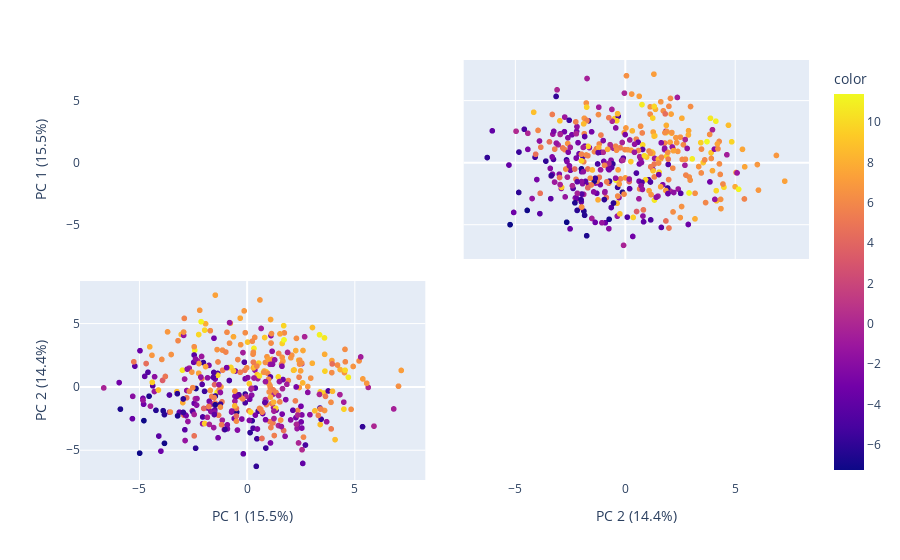

The notebook cell this image was saved under:
### Code cell
fig = px.scatter_matrix(
    components,
    labels=labels,
    dimensions = range(2),
    color=df['Stability']
)
fig.update_traces(diagonal_visible=False)
fig.show()

### Figure 1 — Plotly figure (JSON) as saved in the notebook; plotly's stock layout.template omitted (floating-point values rounded to 4 significant figures; data arrays with more than 128 entries replaced by an {"elided": "..."} marker saying what was removed)
{"data": [{"diagonal": {"visible": false}, "dimensions": [{"axis": {"matches": true}, "label": "PC 1 (15.5%)", "values": {"elided": "400 float values"}}, {"axis": {"matches": true}, "label": "PC 2 (14.4%)", "values": {"elided": "400 float values"}}], "hovertemplate": "%{xaxis.title.text}=%{x}<br>%{yaxis.title.text}=%{y}<br>color=%{marker.color}<extra></extra>", "legendgroup": "", "marker": {"color": {"elided": "400 float values"}, "coloraxis": "coloraxis", "symbol": "circle"}, "name": "", "showlegend": false, "type": "splom"}], "layout": {"coloraxis": {"colorbar": {"title": {"text": "color"}}, "colorscale": [[0, "#0d0887"], [0.1111, "#46039f"], [0.2222, "#7201a8"], [0.3333, "#9c179e"], [0.4444, "#bd3786"], [0.5556, "#d8576b"], [0.6667, "#ed7953"], [0.7778, "#fb9f3a"], [0.8889, "#fdca26"], [1, "#f0f921"]]}, "dragmode": "select", "legend": {"tracegroupgap": 0}, "margin": {"t": 60}}}
